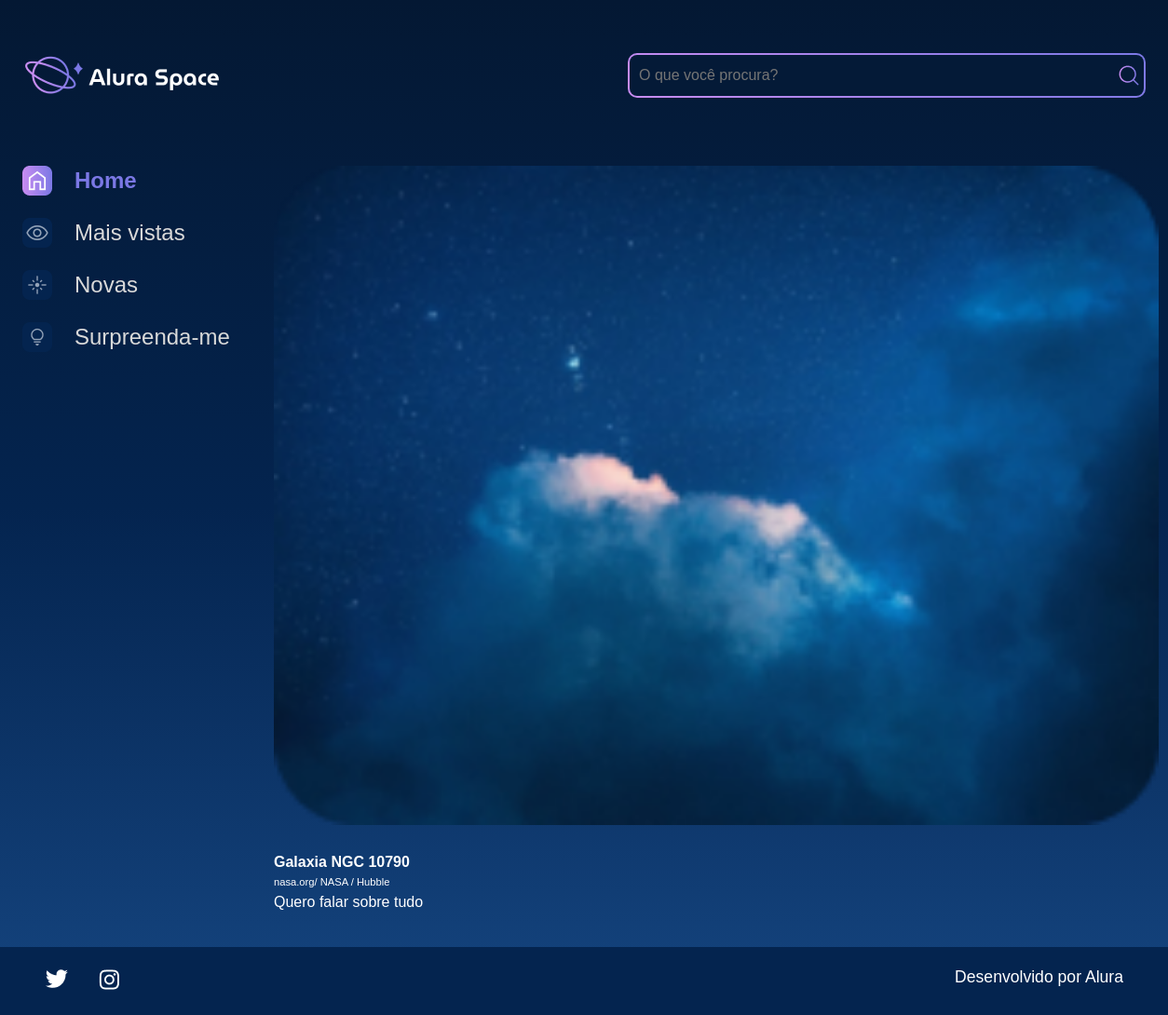
The app's page /imagem/5, older data.
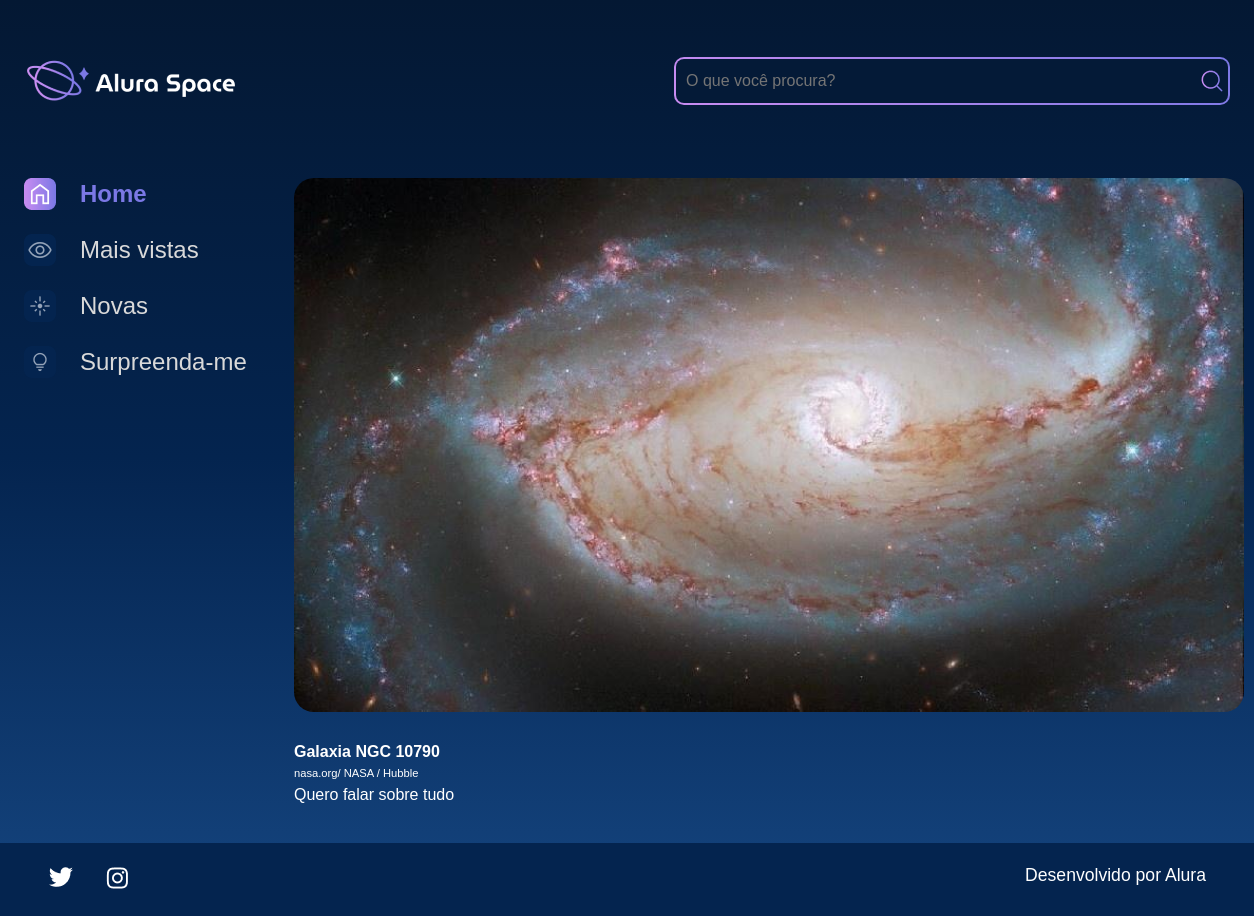
The same page, newer data.
### galeria/models.py (models this page shows, shortened)
class Fotografia(models.Model):
    OPCOES_CATEGORIA = [("NEBULOSA", "Nebulosa"),
                       ("ESTRELA", "Estrela"),
                       ("GALAXIA", "Galaxia"),
                       ("PLANETA", "Planeta"),
    ]
    nome = models.CharField(max_length=100, null = False, blank = False)
    legenda = models.CharField(max_length=100, null = False, blank = False)
    categorias = models.CharField(max_length=100, choices=OPCOES_CATEGORIA, default='')
    descricao = models.TextField(null = False, blank = False)
    foto = models.ImageField(upload_to="fotos/%Y/%m/%d/", blank=True)
    publica = models.BooleanField(default=False)
    data_fotografia = models.DateTimeField(default=datetime.now, blank=False)

### galeria/views.py (the view)
# urls.py: path('imagem/<int:foto_id>', imagem, name='imagem'),
def imagem(request, foto_id):
    fotografia = get_object_or_404(Fotografia, pk=foto_id)
    return render(request, 'galeria/imagem.html', {"fotografia": fotografia})

### templates/galeria/imagem.html (shortened to what this page needs)
{% extends 'galeria/base.html' %}
{%load static%}
{% block content %}
<body>
    <div class="pagina-inicial">
        <header class="cabecalho">
            <img src="{% static '/assets/logo/Logo(2).png' %}" alt="Logo da Alura Space" />
            <div class="cabecalho__busca">
                <div class="busca__fundo">
                    <input class="busca__input" type="text" placeholder="O que você procura?">
                    <img class="busca__icone" src="{% static '/assets/ícones/1x/search.png' %}" alt="ícone de search">
                </div>
            </div>
        </header>
        <main class="principal">
            <section class="menu-lateral">
                <nav class="menu-lateral__navegacao">
                    <a href="{%url 'index'%}"><img src="{% static '/assets/ícones/1x/Home - ativo.png' %}"> Home</a>
                    <a href="#"><img src="{% static '/assets/ícones/1x/Mais vistas - inativo.png' %}"> Mais vistas</a>
                    <a href="#"><img src="{% static '/assets/ícones/1x/Novas - inativo.png' %}"> Novas</a>
                    <a href="#"><img src="{% static '/assets/ícones/1x/Surpreenda-me - inativo.png' %}">
                        Surpreenda-me</a>
                </nav>
            </section>
            <section class="conteudo">
                <section class="imagem">
                    <div class="imagem__conteudo">
                        {% if fotografia.foto != "" or fotografia.foto != null%}
                                    <img class="imagem__imagem" src="{{fotografia.foto.url}}">
                                    {% else %}
                                    <img class="card__imagem"
                                        src="{%static 'media/fotos/2025/07/29/Modal.png'%}" alt="foto genérica">
                                    {% endif %}
                        <div class="imagem__info">
                            <div class="imagem__texto">
                                <p class="imagem__titulo">{{fotografia.nome}}</p>
                                <p class="imagem__descricao">{{fotografia.legenda}}</p>
                                <p class="imagem__texto">{{fotografia.descricao}}</p>
                            </div>
                        </div>
                    </div>
                </section>
            </section>
        </main>
    </div>
    {%endblock%}

Row changes from the older to the newer data that the page shows:
changed Fotografia "Galaxia NGC 10790": foto: a different picture
